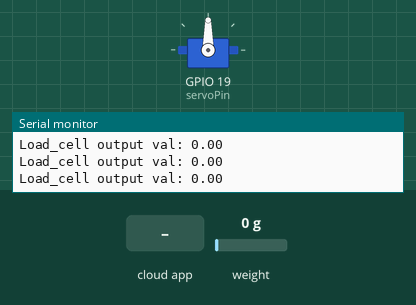
This sketch was run on a simulated ESP32. Shown: servo, the last lines printed to the serial monitor. The test bench sets the inputs (shaded band); at power-on: weight on the scale 0 g. WiFi joins after 1.5 s; servers stay silent unless stated; the Firebase database answers and starts empty.

Above: at 6.2 s.
6.3 s: the phone or cloud app sets feed to 1
At 11.0 s:
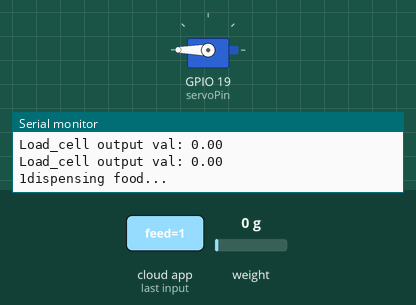
At 13.0 s:
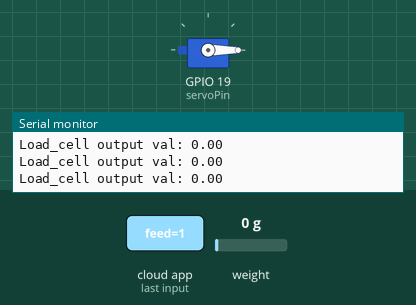
17.2 s: the phone or cloud app sets feed to 0
At 18.0 s:
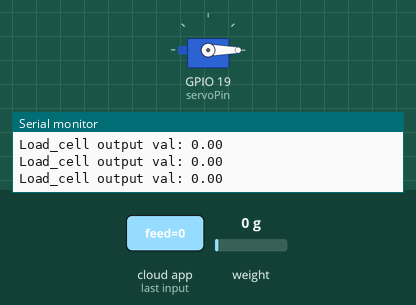
Timing chart, 0 to 20.2 s (numbered marks = the images above; inputs shaded):
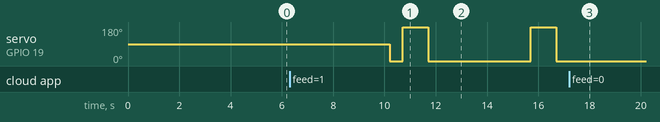

The sketch:

petfeeder.ino
```cpp
#include <Arduino.h>
#if defined(ESP32)
#include <WiFi.h>
#elif defined(ESP8266)
#include <ESP8266WiFi.h>
#endif


//*************************firebase
#include <Firebase_ESP_Client.h>
//Provide the token generation process info.
#include "addons/TokenHelper.h"
//Provide the RTDB payload printing info and other helper functions.
#include "addons/RTDBHelper.h"

// Insert your network credentials
#define WIFI_SSID "ssid_here"
#define WIFI_PASSWORD "wifi_pwd_here"
// #define WIFI_SSID "Lucas"
// #define WIFI_PASSWORD "12345678"

// Insert Firebase project API Key
#define API_KEY "your_api_key_here"

// Insert RTDB URLefine the RTDB URL */
#define DATABASE_URL "your-firebase-rtdb.firebaseio.com"

//Define Firebase Data object
FirebaseData fbdo;

FirebaseAuth auth;
FirebaseConfig config;

unsigned long sendDataPrevMillis = 0;
int count = 0;
bool signupOK = false;

//*************************servo
#include <ESP32Servo.h>
Servo myservo;
// Recommended PWM GPIO pins on the ESP32 include 2,4,12-19,21-23,25-27,32-33
int servoPin = 19;

//************************load cell

#include <HX711_ADC.h>
#if defined(ESP8266) || defined(ESP32) || defined(AVR)
#include <EEPROM.h>
#endif

const int HX711_dout = 13;  //mcu > HX711 dout pin
const int HX711_sck = 12;   //mcu > HX711 sck pin

HX711_ADC LoadCell(HX711_dout, HX711_sck);
const int calVal_eepromAdress = 0;
unsigned long t = 0;
boolean newDataReady = false;
const int serialPrintInterval = 10;

//*************************range finder
const int trigPin = 33;
const int echoPin = 32;
long duration;
int distance;

//*************************piezo buzzer
const int BUZZER_PIN = 14;


//*************************feeder state variables
int feedVal = 0;
float bowlWeight = 0;
float foodContainerLevel = 0;

void setup() {
  //******************firebase and wifi
    Serial.begin(115200);
    delay(1000);
  WiFi.begin(WIFI_SSID, WIFI_PASSWORD);
  Serial.print("Connecting to Wi-Fi");
  while (WiFi.status() != WL_CONNECTED) {
    Serial.print(".");
    delay(300);
  }
  Serial.println();
  Serial.print("Connected with IP: ");
  Serial.println(WiFi.localIP());
  Serial.println();

  /* Assign the api key (required) */
  config.api_key = API_KEY;

  /* Assign the RTDB URL (required) */
  config.database_url = DATABASE_URL;

  /* Sign up */
  if (Firebase.signUp(&config, &auth, "", "")) {
    Serial.println("ok");
    signupOK = true;
  } else {
    Serial.printf("%s\n", config.signer.signupError.message.c_str());
  }

  /* Assign the callback function for the long running token generation task */
  config.token_status_callback = tokenStatusCallback;  //see addons/TokenHelper.h

  Firebase.begin(&config, &auth);
  Firebase.reconnectWiFi(true);

  if (Firebase.ready() && signupOK) {
    Firebase.RTDB.setBool(&fbdo, "feeder_state/connected", true);
  }


  //****************load cell
  LoadCell.begin();
  //LoadCell.setReverseOutput(); //uncomment to turn a negative output value to positive
  float calibrationValue;     // calibration value (see example file "Calibration.ino")
  calibrationValue = 100.93;  // uncomment this if you want to set the calibration value in the sketch
#if defined(ESP8266) || defined(ESP32)
  //EEPROM.begin(512); // uncomment this if you use ESP8266/ESP32 and want to fetch the calibration value from eeprom
#endif
  //EEPROM.get(calVal_eepromAdress, calibrationValue); // uncomment this if you want to fetch the calibration value from eeprom

  unsigned long stabilizingtime = 2000;  // preciscion right after power-up can be improved by adding a few seconds of stabilizing time
  boolean _tare = true;                  //set this to false if you don't want tare to be performed in the next step
  LoadCell.start(stabilizingtime, _tare);
  if (LoadCell.getTareTimeoutFlag()) {
    Serial.println("Timeout, check MCU>HX711 wiring and pin designations");
    while (1)
      ;
  } else {
    LoadCell.setCalFactor(calibrationValue);  // set calibration value (float)
    Serial.println("Startup is complete");
  }

  //****************servo
  myservo.setPeriodHertz(50);
  myservo.attach(servoPin);

  //****************range finder
  pinMode(trigPin, OUTPUT);  // Make the trigPin an OUTPUT
  pinMode(echoPin, INPUT);   // Make the echoPin an INPUT

  //****************piezo buzzer
}

void checkFeedStatus() {
  if (Firebase.ready() && signupOK && (millis() - sendDataPrevMillis > 5000 || sendDataPrevMillis == 0)) {
    sendDataPrevMillis = millis();
    if (Firebase.RTDB.getInt(&fbdo, F("/feeder_state/feed"), &feedVal)) {
      //Serial.print("LOG: checkFeedStatus returned %s\n", String(feedVal).c_str());
    } else {
      //fbdo.errorReason().c_str();
    }
  }
}

void feed() {
  myservo.write(0);
  delay(500);
  myservo.write(180);
  delay(feedVal*1000);
  myservo.write(0);
  if (Firebase.ready() && signupOK) {
    Firebase.RTDB.setInt(&fbdo, "feeder_state/feed", 0);
    feedVal = 0;
  }
}

void getScaleStatus() {
    if (LoadCell.update()) newDataReady = true;

  // get smoothed value from the dataset:
  if (newDataReady) {
    if (millis() > t + serialPrintInterval) {
      bowlWeight = LoadCell.getData();
      Serial.print("Load_cell output val: ");
      Serial.println(bowlWeight);
      newDataReady = 0;
      t = millis();
    }
  }

  // receive command from serial terminal, send 't' to initiate tare operation:
  if (Serial.available() > 0) {
    char inByte = Serial.read();
    if (inByte == 't') LoadCell.tareNoDelay();
  }

  // check if last tare operation is complete:
  if (LoadCell.getTareStatus() == true) {
    Serial.println("Tare complete");
  }
}

void getFoodContainerStatus() {
    // Clear the trigPin
  digitalWrite(trigPin, LOW);
  delayMicroseconds(2);

  // Send a pulse by setting the trigPin Higj for 10 Micro seconds
  digitalWrite(trigPin, HIGH);
  delayMicroseconds(10);
  digitalWrite(trigPin, LOW);

  // Read the length of time for the sound wave to return
  duration = pulseIn(echoPin, HIGH);

  // Calculating the total distance from the object
  foodContainerLevel = duration * 0.034 / 2;

  // Prints the distance to the Serial Port
  Serial.print("Food container level is: ");
  Serial.println(foodContainerLevel);
}


void loop() {

  checkFeedStatus();
  if(feedVal > 0 && bowlWeight <= 50) {
    Serial.print(feedVal);
    Serial.print("dispensing food...\n");
    feed();
  }
   getScaleStatus();
   //getFoodContainerStatus();

}
```

Measured:
- after the input at 6.3 s, servo on GPIO 19 (servoPin): goes 0° 0.50 s, 180° 1.0 s, 0° 4.0 s, 180° 1.0 s, then 0°, starting after 3.9 s
- after the input at 17.2 s, servo on GPIO 19 (servoPin): stays 0° (without the input it goes to 180° after 3.5 s)
